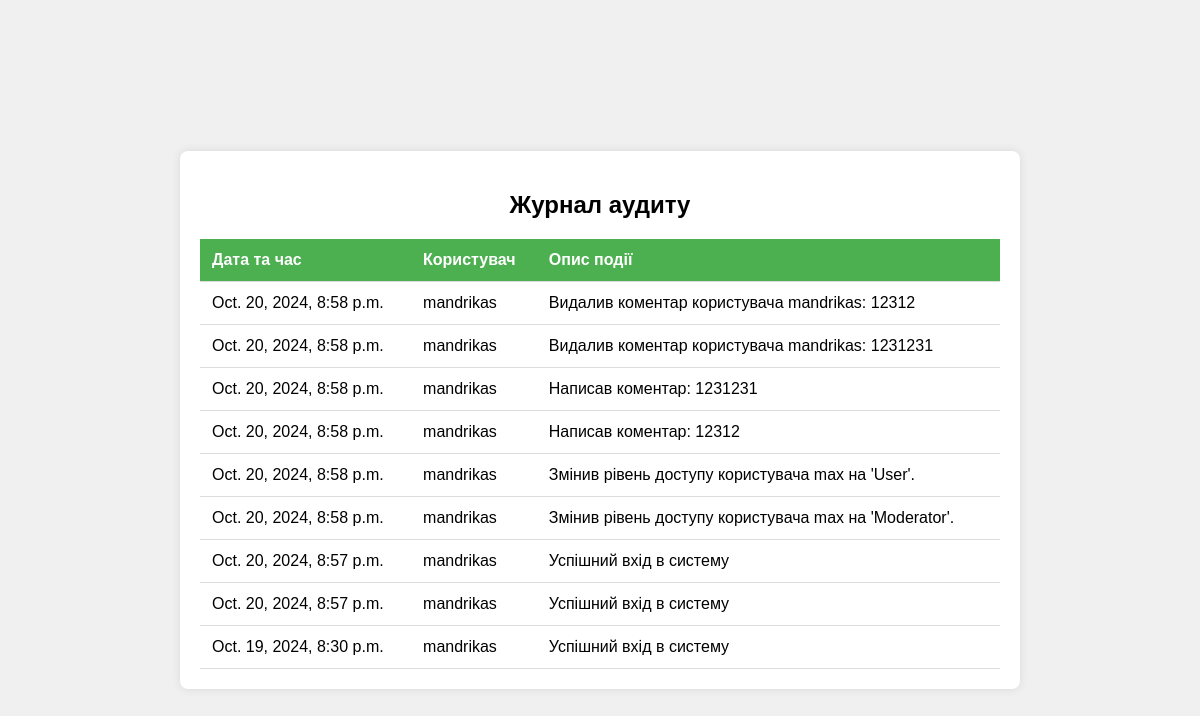
Page /accounts/audit-log/ (signed in) on the committed database.
### accounts/models.py (models this page shows, shortened)
class AuditLog(models.Model):
    user = models.ForeignKey(User, on_delete=models.CASCADE)
    action_time = models.DateTimeField(auto_now_add=True)
    description = models.TextField()

### accounts/views.py (the view)
# urls.py: path('audit-log/', audit_log_view, name='audit_log'),
@login_required(login_url='/login/')
def audit_log_view(request):
    if not request.user.groups.filter(name='Admin').exists():
        return redirect('comments')
    logs = AuditLog.objects.all().order_by('-action_time')
    return render(request, 'accounts/audit_log.html', {'logs': logs})

### accounts/templates/accounts/audit_log.html (shortened to what this page needs)
<!DOCTYPE html>
<html lang="ru">
<head>
</head>
<body>
    <div class="audit-log-container">
        <h2>Журнал аудиту</h2>
        <table>
            <thead>
                <tr>
                    <th>Дата та час</th>
                    <th>Користувач</th>
                    <th>Опис події</th>
                </tr>
            </thead>
            <tbody>
                {% for log in logs %}
                    <tr>
                        <td>{{ log.action_time }}</td>
                        <td>{{ log.user.username }}</td>
                        <td>{{ log.description }}</td>
                    </tr>
                {% endfor %}
            </tbody>
        </table>
    </div>
</body>
</html>

### accounts/templates/accounts/audit_log.html (style rules this page uses)
body { font-family: Arial, sans-serif; background-color: #f0f0f0; display: flex; justify-content: center; align-items: center; height: 100vh; margin: 0; padding: 20px; }
.audit-log-container { background: white; padding: 20px; border-radius: 8px; box-shadow: 0 0 10px rgba(0, 0, 0, 0.1); width: 100%; max-width: 800px; overflow-x: auto; }
h2 { text-align: center; }
table { width: 100%; border-collapse: collapse; margin-top: 20px; }
th, td { padding: 12px; text-align: left; border-bottom: 1px solid #ddd; }
th { background-color: #4CAF50; color: white; }

### rows in the picture
AuditLog: action_time "Oct. 20, 2024, 8:58 p.m.", user.username "mandrikas", description "Видалив коментар користувача mandrikas: 12312"
AuditLog: action_time "Oct. 20, 2024, 8:58 p.m.", user.username "mandrikas", description "Видалив коментар користувача mandrikas: 1231231"
AuditLog: action_time "Oct. 20, 2024, 8:58 p.m.", user.username "mandrikas", description "Написав коментар: 1231231"
AuditLog: action_time "Oct. 20, 2024, 8:58 p.m.", user.username "mandrikas", description "Написав коментар: 12312"
AuditLog: action_time "Oct. 20, 2024, 8:58 p.m.", user.username "mandrikas", description "Змінив рівень доступу користувача max на 'User'."
AuditLog: action_time "Oct. 20, 2024, 8:58 p.m.", user.username "mandrikas", description "Змінив рівень доступу користувача max на 'Moderator'."
AuditLog: action_time "Oct. 20, 2024, 8:57 p.m.", user.username "mandrikas", description "Успішний вхід в систему"
AuditLog: action_time "Oct. 20, 2024, 8:57 p.m.", user.username "mandrikas", description "Успішний вхід в систему"
AuditLog: action_time "Oct. 19, 2024, 8:30 p.m.", user.username "mandrikas", description "Успішний вхід в систему"
